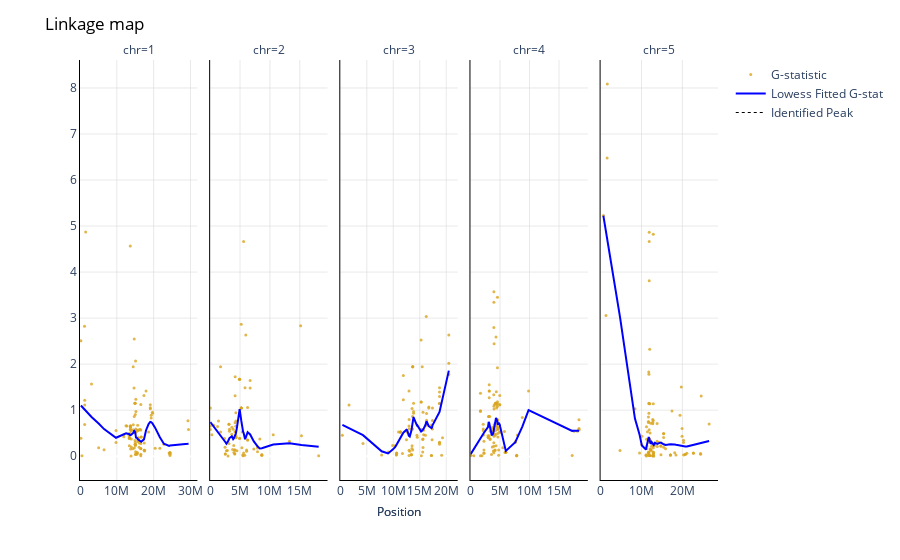

Notebook source saved alongside this figure:
### Code cell
df['T_S'] = df['G_S']*df['ratio']

#establish g-stat lowess fig
fig = px.scatter(df, x=df['pos'], y=df['T_S'],
    facet_col="chr",
    opacity=0.8,
    color_discrete_sequence=['goldenrod'],
    trendline="lowess",
    trendline_options=dict(frac=0.3),
    trendline_color_override="blue")

#format g-stat lowess fig
fig.update_traces(
    marker=dict(size=3)
)

fig.update_layout(
    dict(plot_bgcolor = 'white')
)

fig.update_xaxes(
    matches=None
)

fig.for_each_xaxis(
    lambda xaxis: xaxis.update(showticklabels=True)
)

fig.for_each_xaxis(
    lambda xaxis: fig.update_xaxes(tickangle=0)
)

fig.for_each_xaxis(
    lambda x: x.update(title = '')
)

fig.for_each_yaxis(
    lambda y: y.update(title = '')
)


fig.add_annotation(
    showarrow=False,
    xanchor='center',
    xref='paper', 
    x=0.5, 
    yref='paper',
    y=-0.1,
    text='Position'
)

fig.add_annotation(
    showarrow=False,
    xanchor='center',
    xref='paper', 
    x=-0.8, 
    yanchor='middle',
    yref='paper',
    y=0.6,
    textangle=-90,
    text='Ratio'
)


fig.update_xaxes(
    showgrid=True, 
    gridwidth=0.5, 
    gridcolor='lightgrey'
)

fig.update_xaxes(
    showline=True, 
    linewidth=1, 
    linecolor='black'
)

fig.update_xaxes(
    rangemode="tozero"
)

fig.update_yaxes(
    showgrid=True, 
    gridwidth=0.5, 
    gridcolor='lightgrey'
)

fig.update_yaxes(
    showline=True, 
    linewidth=1, 
    linecolor='black'
)

fig.update_layout(
    title=dict(
        text="Linkage map",font=dict(color='black')
    )
)


fig.add_annotation(
    showarrow=False,
    xanchor='center',
    xref='paper', 
    x=0.5, 
    yref='paper',
    y=-0.1,
    text='Position'
)

fig.add_annotation(
    showarrow=False,
    xanchor='center',
    xref='paper', 
    x=-0.8, 
    yanchor='middle',
    yref='paper',
    y=0.6,
    textangle=-90,
    text='Ratio'
)

fig.add_trace(
    go.Scatter(
    x=[1],
    y=[1],
    mode='lines',
    name='Lowess Fitted G-stat',
    line=dict(color="blue")
    )
)


fig['data'][0]['showlegend'] = True
fig['data'][0]['name'] = 'G-statistic'

max_pos=df_peaks['pos'].max()
min_pos=df_peaks['pos'].min()

    
fig.add_trace(go.Scatter(x=[0,0], 
    y=[0,0], 
    mode='lines', 
    line=dict(color='black', width=1, dash='dot'),
    name='Identified Peak',))


pio.write_image(fig, "./plotname.png", scale=6, width=1080, height=540)
df_peaks.to_csv('peaks_file_name.tsv', sep='\t')

fig.show()
